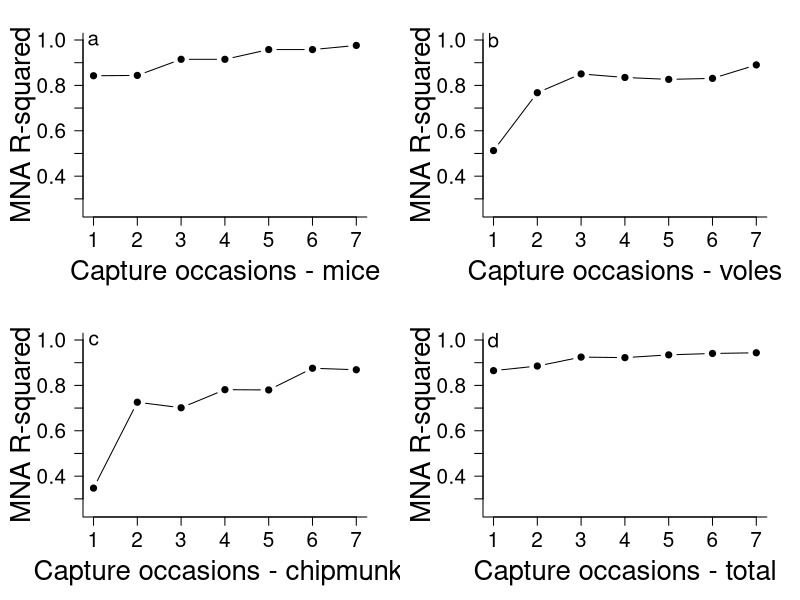
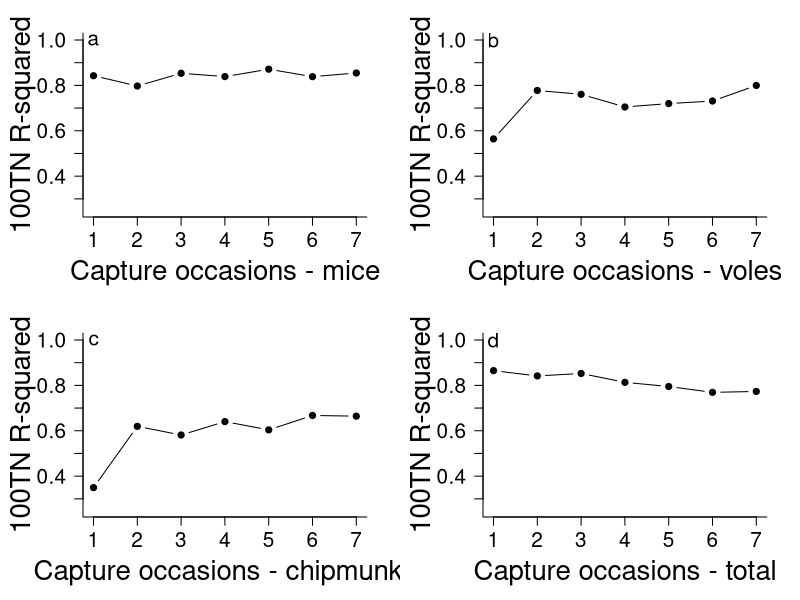
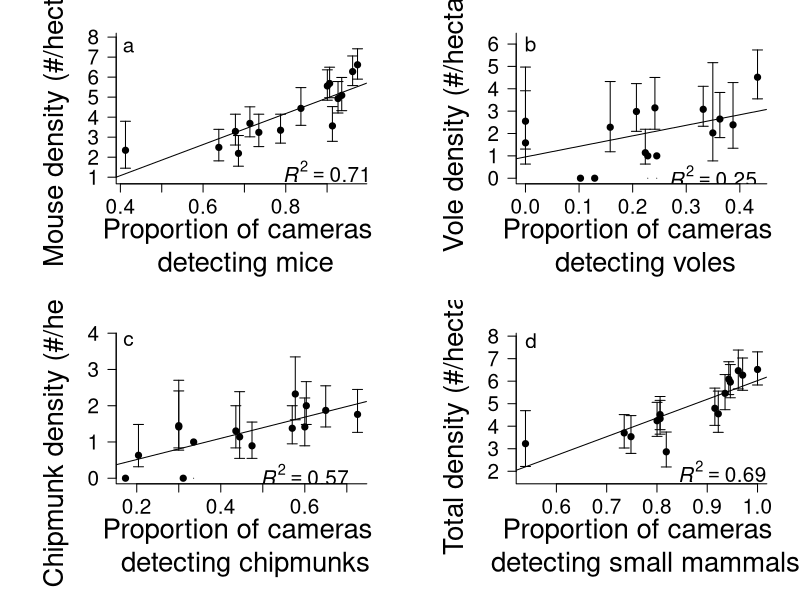
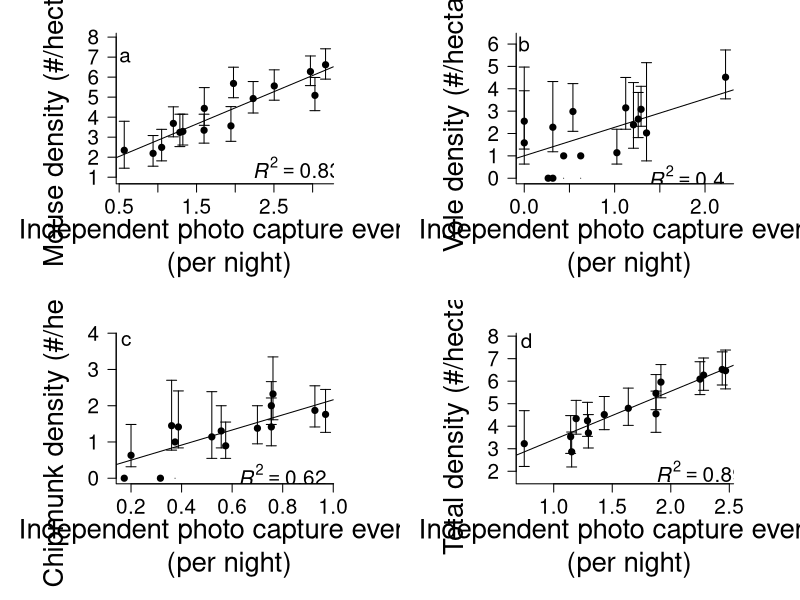
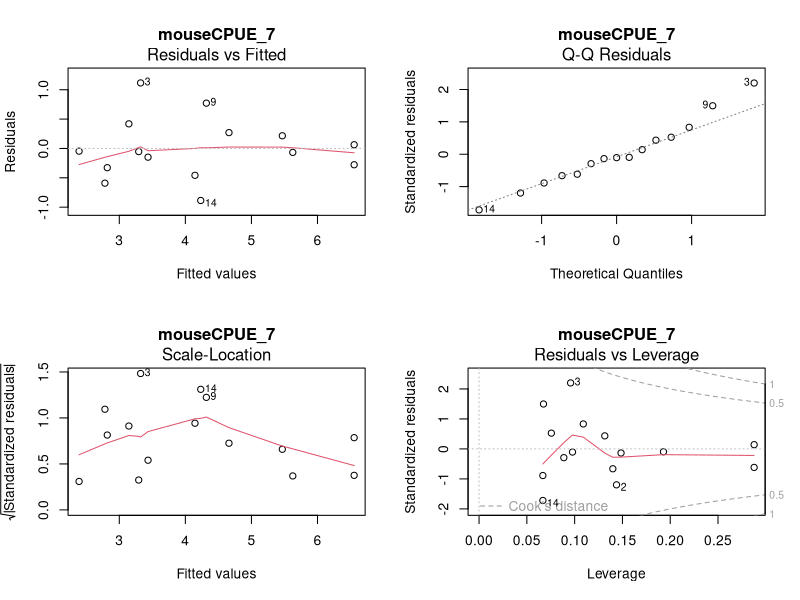
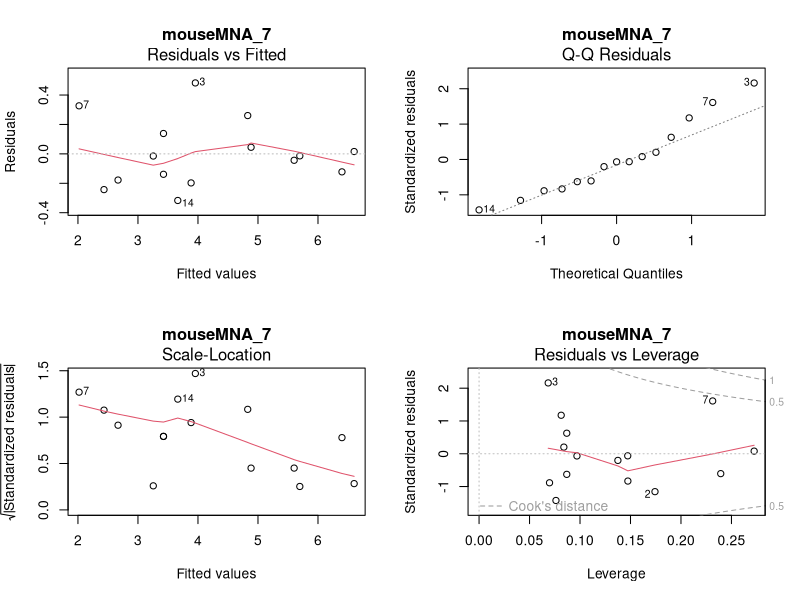
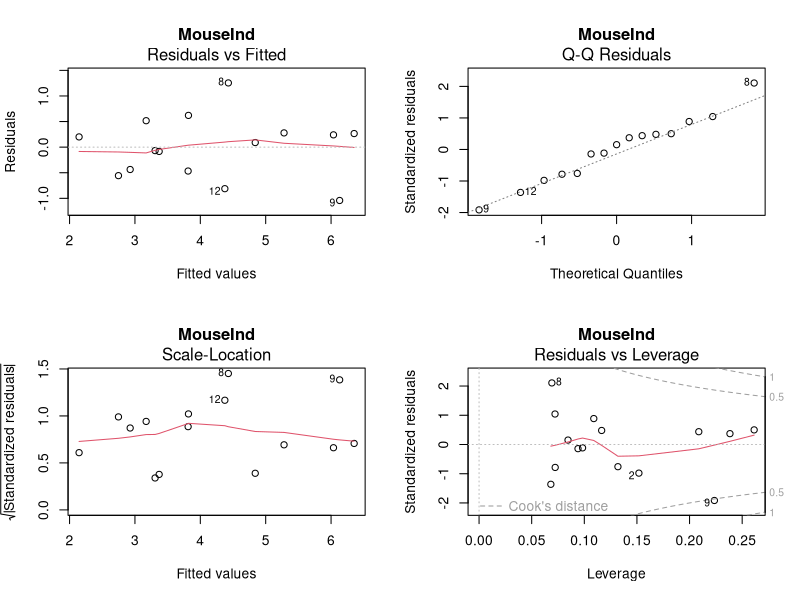
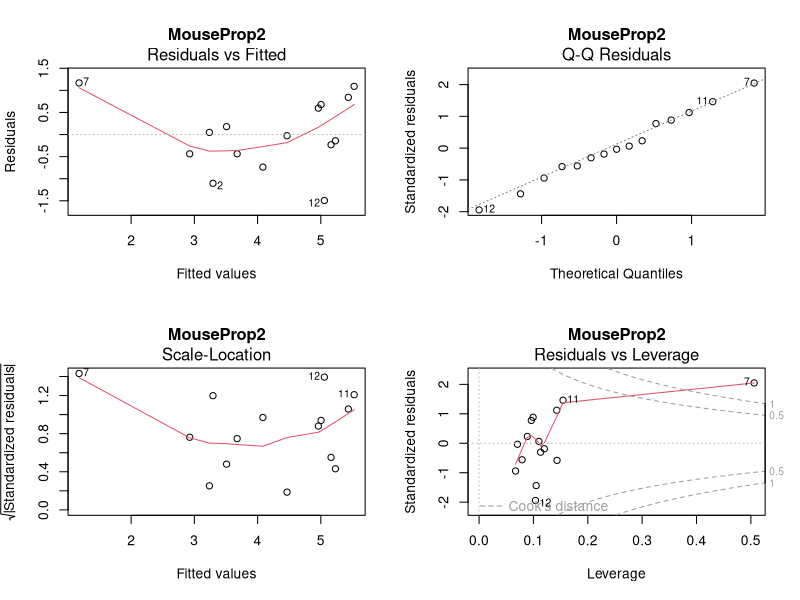

These charts were generated, in order, by the following R code:
setwd("C:/Users/A02323599/Dropbox/SmMammal/cam sites only")

indexdat<-read.csv("DensityData.csv")
head(indexdat)

# alldat<-merge(newdat,indexdat,by="Site")
# head(alldat)


srdat<-sqrt(indexdat[,-c(1,2,4,8,12,16,83:89)])
srdat[is.na(srdat)]<-0
head(srdat)
newsrdat<-cbind(indexdat[,2],srdat,indexdat[,c(83:89)])
head(newsrdat)

analyze <- function (model){
  print(summary(model))
  plot(model)
}

analyze2 <- function (model){
  print(summary(model))
  # plot(model$model[,1]~model$model[,2])
  # x <- seq(min(model$model[,2]),max(model$model[,2]),0.01)
  # newdat<-data.frame(x)
  # print(newdat)
  # colnames(newdat)<-colnames(model$model[2])
  # abline(model)
  # points(x,predict(model,newdata=newdat))
  plot(model, main = colnames(model$model)[2])
}


mouselm1 <- lm(mouse_den~mouseCPUE_7,data=newsrdat)
mouselm2 <- lm(mouse_den~mouseMNA_7,data=newsrdat)
mouselm3 <- lm(mouse_den~MouseInd,data=newsrdat)
mouselm4 <- lm(mouse_den~MouseProp2,data=newsrdat)

volelm1 <- lm(vole_den~voleCPUE_7,data=newsrdat)
volelm2 <- lm(vole_den[-c(7,11)]~voleMNA_7[-c(7,11)],data=newsrdat)
volelm3 <- lm(vole_den~VoleInd,data=newsrdat)
volelm4 <- lm(vole_den~VoleProp2,data=newsrdat)

chiplm1 <- lm(chip_den~chipCPUE_7,data=newsrdat)
chiplm2 <- lm(chip_den[-c(9)]~chipMNA_7[-c(9)],data=newsrdat)
chiplm3 <- lm(chip_den~ChipInd,data=newsrdat)
chiplm4 <- lm(chip_den~ChipProp2,data=newsrdat)

totlm1 <- lm(total_den~totCPUE_7,data=newsrdat)
totlm2 <- lm(total_den~totMNA_7,data=newsrdat)
totlm3 <- lm(total_den~TotInd,data=newsrdat)
totlm4 <- lm(total_den~TotProp2,data=newsrdat)

pdf("diagnostics.pdf")
par(mfrow=c(2,2))
analyze2(mouselm1)
analyze2(mouselm2)
analyze2(mouselm3)
analyze2(mouselm4)

analyze2(volelm1)
analyze2(volelm2)
analyze2(volelm3)
analyze2(volelm4)

analyze2(chiplm1)
analyze2(chiplm2)
analyze2(chiplm3)
analyze2(chiplm4)

analyze2(totlm1)
analyze2(totlm2)
analyze2(totlm3)
analyze2(totlm4)

dev.off()


str(summary(mouselm1))
summary(mouselm1)$coefficients[3]
round(c(summary(mouselm1)$coefficients[1],summary(mouselm1)$coefficients[3],
  summary(mouselm1)$coefficients[2],summary(mouselm1)$coefficients[4],
  summary(mouselm1)$r.squared,summary(mouselm1)$coefficients[8]),3)
modlist<-list(mouselm1,mouselm2,mouselm3,mouselm4,volelm1,volelm2,volelm3,volelm4,
           chiplm1,chiplm2,chiplm3,chiplm4,totlm1,totlm2,totlm3,totlm4)
resultstab<-matrix(round(c(summary(modlist[[1]])$coefficients[1],confint(modlist[[1]])[1],confint(modlist[[1]])[3],
                                    summary(modlist[[1]])$coefficients[2],confint(modlist[[1]])[2],confint(modlist[[1]])[4],
                                    summary(modlist[[1]])$r.squared,summary(modlist[[1]])$coefficients[8]),3)
                                    ,nrow=16,ncol=8,byrow = T)
modnames<-list(names(modlist[[1]]$model[2]))
for(i in 2:length(modlist)){
  resultstab[i,]<-(round(c(summary(modlist[[i]])$coefficients[1],confint(modlist[[i]])[1],confint(modlist[[i]])[3],
                           summary(modlist[[i]])$coefficients[2],confint(modlist[[i]])[2],confint(modlist[[i]])[4],
                           summary(modlist[[i]])$r.squared,summary(modlist[[i]])$coefficients[8]),3))
  modnames[[i]]<-names(modlist[[i]]$model[2])
}
resultstab<-as.data.frame(resultstab)
colnames(resultstab)<-c("Intercept","Lower","Upper","Slope","Lower","Upper","R2","p")
resultstab$model<-unlist(modnames)
resultstab

write.csv(resultstab,file="RegressionresultsCI.csv")

####MNA####

ylabels<-c("Minimum mice alive after \n 1 caputre event",
           "Minimum mice alive after \n 2 caputre events",
           "Minimum mice alive after \n 3 caputre events",
           "Minimum mice alive after \n 4 caputre events",
           "Minimum mice alive after \n 5 caputre events",
           "Minimum mice alive after \n 6 caputre events",
           "Minimum mice alive after \n 7 caputre events")

micemna <-with(newsrdat,as.data.frame(cbind(mouseMNA_1,mouseMNA_2,mouseMNA_3,mouseMNA_4,mouseMNA_5,mouseMNA_6,mouseMNA_7)))

pdf("MouseMNA.pdf")
lmMTI<-list()
mousemna.rsquared<-vector(length=7)
par(mar=c(5,7,2,2))
for(i in 1:length(micemna)){
  plot(newsrdat$mouse_den,micemna[,i],xlab="Mouse density (#/hectare)",ylab="",cex.lab=1.75,cex.axis=1.25,bty="l",pch=19)
  title(ylab=ylabels[i],cex.lab=1.75)
  lmMTI[[i]]<-summary(lm(newsrdat$mouse_den~micemna[,i]))
  # abline(lmMTI)
  mousemna.rsquared[i]<-lmMTI[[i]]$r.squared
}
dev.off()

ylabels<-c("Minimum voles alive after \n 1 caputre event",
           "Minimum voles alive after \n 2 caputre events",
           "Minimum voles alive after \n 3 caputre events",
           "Minimum voles alive after \n 4 caputre events",
           "Minimum voles alive after \n 5 caputre events",
           "Minimum voles alive after \n 6 caputre events",
           "Minimum voles alive after \n 7 caputre events")

volesmna <-with(newsrdat,as.data.frame(cbind(voleMNA_1,voleMNA_2,voleMNA_3,voleMNA_4,voleMNA_5,voleMNA_6,voleMNA_7)))

pdf("VoleMNA.pdf")
lmVTI<-list()
volemna.rsquared<-vector(length=7)
par(mar=c(5,7,2,2))
for(i in 1:length(volesmna)){
  plot(newsrdat$vole_den[-c(7,11)],volesmna[,i][-c(7,11)],xlab="Vole density (#/hectare)",ylab="",cex.lab=1.75,cex.axis=1.25,bty="l",pch=19)
  title(ylab=ylabels[i],cex.lab=1.75)
  lmVTI[[i]]<-summary(lm(newsrdat$vole_den[-c(7,11)]~volesmna[,i][-c(7,11)]))
  # abline(lmMTI)
  volemna.rsquared[i]<-lmVTI[[i]]$r.squared
}
dev.off()

ylabels<-c("Minimum chipmunks alive after \n 1 caputre event",
           "Minimum chipmunks alive after \n 2 caputre events",
           "Minimum chipmunks alive after \n 3 caputre events",
           "Minimum chipmunks alive after \n 4 caputre events",
           "Minimum chipmunks alive after \n 5 caputre events",
           "Minimum chipmunks alive after \n 6 caputre events",
           "Minimum chipmunks alive after \n 7 caputre events")

chipmna <-with(newsrdat,as.data.frame(cbind(chipMNA_1,chipMNA_2,chipMNA_3,chipMNA_4,chipMNA_5,chipMNA_6,chipMNA_7)))

pdf("chipMNA.pdf")
lmCTI<-list()
chipmna.rsquared<-vector(length=7)
par(mar=c(5,7,2,2))
for(i in 1:length(chipmna)){
  plot(newsrdat$chip_den[-9],chipmna[,i][-9],xlab="Chipmunk density (#/hectare)",ylab="",cex.lab=1.75,cex.axis=1.25,bty="l",pch=19)
  title(ylab=ylabels[i],cex.lab=1.75)
  lmCTI[[i]]<-summary(lm(newsrdat$chip_den[-9]~chipmna[,i][-9]))
  # abline(lmMTI)
  chipmna.rsquared[i]<-lmCTI[[i]]$r.squared
}
dev.off()

ylabels<-c("Minimum total alive after \n 1 caputre event",
           "Minimum total alive after \n 2 caputre events",
           "Minimum total alive after \n 3 caputre events",
           "Minimum total alive after \n 4 caputre events",
           "Minimum total alive after \n 5 caputre events",
           "Minimum total alive after \n 6 caputre events",
           "Minimum total alive after \n 7 caputre events")

totalmna <-with(newsrdat,as.data.frame(cbind(totMNA_1,totMNA_2,totMNA_3,totMNA_4,totMNA_5,totMNA_6,totMNA_7)))

pdf("TotalMNA.pdf")
lmTTI<-list()
totalmna.rsquared<-vector(length=7)
par(mar=c(5,7,2,2))
for(i in 1:length(totalmna)){
  plot(newsrdat$total_den,totalmna[,i],xlab="Total density (#/hectare)",ylab="",cex.lab=1.75,cex.axis=1.25,bty="l",pch=19)
  title(ylab=ylabels[i],cex.lab=1.75)
  lmTTI[[i]]<-summary(lm(newsrdat$total_den~totalmna[,i]))
  # abline(lmMTI)
  totalmna.rsquared[i]<-lmTTI[[i]]$r.squared
}
dev.off()
mousemna.rsquared
volemna.rsquared
chipmna.rsquared
totalmna.rsquared


####MNA Pub Figure####

par(mar=c(5,5,2,2))
par(mfrow=(c(2,2)))
plot(1:7,mousemna.rsquared,type = "b",xlab="Capture occasions - mice",ylab="MNA R-squared",cex.lab=2,cex.axis=1.5,ylim=c(0.25,1),bty="l",yaxt="n",pch=19)
text(x=1,y=1,labels = "a",cex=1.5)
axis(side=2,at=c(0.3,0.4,0.5,0.6,0.7,0.8,0.9,1.0),labels=c('',"0.4",'','0.6','','0.8','','1.0'),cex.axis=1.5,las=2)
plot(1:7,volemna.rsquared,type = "b",xlab="Capture occasions - voles",ylab="MNA R-squared",cex.lab=2,cex.axis=1.5,ylim=c(0.25,1),bty="l",yaxt="n",pch=19)
text(x=1,y=1,labels = "b",cex=1.5)
axis(side=2,at=c(0.3,0.4,0.5,0.6,0.7,0.8,0.9,1.0),labels=c('',"0.4",'','0.6','','0.8','','1.0'),cex.axis=1.5,las=2)
plot(1:7,chipmna.rsquared,type = "b",xlab="Capture occasions - chipmunks",ylab="MNA R-squared",cex.lab=2,cex.axis=1.5,ylim=c(0.25,1),bty="l",yaxt="n",pch=19)
text(x=1,y=1,labels = "c",cex=1.5)
axis(side=2,at=c(0.3,0.4,0.5,0.6,0.7,0.8,0.9,1.0),labels=c('',"0.4",'','0.6','','0.8','','1.0'),cex.axis=1.5,las=2)
plot(1:7,totalmna.rsquared,type = "b",xlab="Capture occasions - total",ylab="MNA R-squared",cex.lab=2,cex.axis=1.5,ylim=c(0.25,1),bty="l",yaxt="n",pch=19)
text(x=1,y=1,labels = "d",cex=1.5)
axis(side=2,at=c(0.3,0.4,0.5,0.6,0.7,0.8,0.9,1.0),labels=c('',"0.4",'','0.6','','0.8','','1.0'),cex.axis=1.5,las=2)



####CPUE####

ylabels<-c("Mouse captures per 100 trap nights \n in 1 caputre event",
           "Mouse captures per 100 trap nights \n in 2 caputre events",
           "Mouse captures per 100 trap nights \n in 3 caputre events",
           "Mouse captures per 100 trap nights \n in 4 caputre events",
           "Mouse captures per 100 trap nights \n in 5 caputre events",
           "Mouse captures per 100 trap nights \n in 6 caputre events",
           "Mouse captures per 100 trap nights \n in 7 caputre events")

micecpue <-with(newsrdat,as.data.frame(cbind(mouseCPUE_1,mouseCPUE_2,mouseCPUE_3,mouseCPUE_4,mouseCPUE_5,mouseCPUE_6,mouseCPUE_7)))
nightscpue <- with(newsrdat,as.data.frame(cbind(nights_1,nights_2,nights_3,nights_4,nights_5,nights_6,nights_7)))

pdf("Mouse100.pdf")
Mouse100n.rsquared<-vector(length=7)
par(mar=c(5,7,2,2))
for(i in 1:length(micecpue)){
  plot(newsrdat$mouse_den,I(micecpue[,i]/nightscpue[,i]),ylab="",xlab="Mouse density (#/hectare)",
       cex.lab=1.75,cex.axis=1.25,bty="l",pch=19)
  title(ylab=ylabels[i],cex.lab=1.75)
  lmMTN<-lm(newsrdat$mouse_den~I(micecpue[,i]/nightscpue[,i]))
  # abline(lmMTN)
  Mouse100n.rsquared[i]<-summary(lmMTN)$r.squared
}
dev.off()

ylabels<-c("Vole captures per 100 trap nights \n in 1 caputre event",
           "Vole captures per 100 trap nights \n in 2 caputre events",
           "Vole captures per 100 trap nights \n in 3 caputre events",
           "Vole captures per 100 trap nights \n in 4 caputre events",
           "Vole captures per 100 trap nights \n in 5 caputre events",
           "Vole captures per 100 trap nights \n in 6 caputre events",
           "Vole captures per 100 trap nights \n in 7 caputre events")

volecpue <-with(newsrdat,as.data.frame(cbind(voleCPUE_1,voleCPUE_2,voleCPUE_3,voleCPUE_4,voleCPUE_5,voleCPUE_6,voleCPUE_7)))
nightscpue <- with(newsrdat,as.data.frame(cbind(nights_1,nights_2,nights_3,nights_4,nights_5,nights_6,nights_7)))

pdf("Vole100.pdf")
Vole100n.rsquared<-vector(length=7)
par(mar=c(5,7,2,2))
for(i in 1:length(volecpue)){
  plot(newsrdat$vole_den,I(volecpue[,i]/nightscpue[,i]),ylab="",xlab="Vole density (#/hectare)",
       cex.lab=1.75,cex.axis=1.25,bty="l",pch=19)
  title(ylab=ylabels[i],cex.lab=1.75)
  lmVTN<-lm(newsrdat$vole_den~I(volecpue[,i]/nightscpue[,i]))
  # abline(lmMTN)
  Vole100n.rsquared[i]<-summary(lmVTN)$r.squared
}
dev.off()

ylabels<-c("Chipmunk captures per 100 trap nights \n in 1 caputre event",
           "Chipmunk captures per 100 trap nights \n in 2 caputre events",
           "Chipmunk captures per 100 trap nights \n in 3 caputre events",
           "Chipmunk captures per 100 trap nights \n in 4 caputre events",
           "Chipmunk captures per 100 trap nights \n in 5 caputre events",
           "Chipmunk captures per 100 trap nights \n in 6 caputre events",
           "Chipmunk captures per 100 trap nights \n in 7 caputre events")

chipcpue <-with(newsrdat,as.data.frame(cbind(chipCPUE_1,chipCPUE_2,chipCPUE_3,chipCPUE_4,chipCPUE_5,chipCPUE_6,chipCPUE_7)))
nightscpue <- with(newsrdat,as.data.frame(cbind(nights_1,nights_2,nights_3,nights_4,nights_5,nights_6,nights_7)))

pdf("Chip100.pdf")
Chip100n.rsquared<-vector(length=7)
par(mar=c(5,7,2,2))
for(i in 1:length(chipcpue)){
  plot(newsrdat$chip_den,I(chipcpue[,i]/nightscpue[,i]),ylab="",xlab="Chipmunk density (#/hectare)",
       cex.lab=1.75,cex.axis=1.25,bty="l",pch=19)
  title(ylab=ylabels[i],cex.lab=1.75)
  lmCTN<-lm(newsrdat$chip_den~I(chipcpue[,i]/nightscpue[,i]))
  # abline(lmCTN)
  Chip100n.rsquared[i]<-summary(lmCTN)$r.squared
}
dev.off()

ylabels<-c("Total captures per 100 trap nights \n in 1 caputre event",
           "Total captures per 100 trap nights \n in 2 caputre events",
           "Total captures per 100 trap nights \n in 3 caputre events",
           "Total captures per 100 trap nights \n in 4 caputre events",
           "Total captures per 100 trap nights \n in 5 caputre events",
           "Total captures per 100 trap nights \n in 6 caputre events",
           "Total captures per 100 trap nights \n in 7 caputre events")

totalcpue <-with(newsrdat,as.data.frame(cbind(totCPUE_1,totCPUE_2,totCPUE_3,totCPUE_4,totCPUE_5,totCPUE_6,totCPUE_7)))
nightscpue <- with(newsrdat,as.data.frame(cbind(nights_1,nights_2,nights_3,nights_4,nights_5,nights_6,nights_7)))

pdf("Total100.pdf")
Total100n.rsquared<-vector(length=7)
par(mar=c(5,7,2,2))
for(i in 1:length(totalcpue)){
  plot(newsrdat$total_den,I(totalcpue[,i]/nightscpue[,i]),ylab="",xlab="Total density (#/hectare)",
       cex.lab=1.75,cex.axis=1.25,bty="l",pch=19)
  title(ylab=ylabels[i],cex.lab=1.75)
  lmTTN<-lm(newsrdat$total_den~I(totalcpue[,i]/nightscpue[,i]))
  # abline(lmMTN)
  Total100n.rsquared[i]<-summary(lmTTN)$r.squared
}
dev.off()


Mouse100n.rsquared
Vole100n.rsquared
Chip100n.rsquared
Total100n.rsquared


####CPUE Pub Figure####
par(mar=c(5,5,2,2))
par(mfrow=c(2,2))
plot(1:7,Mouse100n.rsquared,type = "b",lwd=1,xlab="Capture occasions - mice",ylab="100TN R-squared",
     cex.lab=2,cex.axis=1.5,ylim=c(0.25,1),bty="l",yaxt="n",pch=19)
text(x=1,y=1,labels="a",cex=1.5)
axis(side=2,at=c(0.3,0.4,0.5,0.6,0.7,0.8,0.9,1.0),labels=c('',"0.4",'','0.6','','0.8','','1.0'),cex.axis=1.5,las=2)

plot(1:7,Vole100n.rsquared,type = "b",lwd=1,xlab="Capture occasions - voles",ylab="100TN R-squared",
     cex.lab=2,cex.axis=1.5,ylim=c(0.25,1),bty="l",yaxt="n",pch=19)
text(x=1,y=1,labels="b",cex=1.5)
axis(side=2,at=c(0.3,0.4,0.5,0.6,0.7,0.8,0.9,1.0),labels=c('',"0.4",'','0.6','','0.8','','1.0'),cex.axis=1.5,las=2)
plot(1:7,Chip100n.rsquared,type = "b",lwd=1,xlab="Capture occasions - chipmunks",ylab="100TN R-squared",
     cex.lab=2,cex.axis=1.5,ylim=c(0.25,1),bty="l",yaxt="n",pch=19)
text(x=1,y=1,labels="c",cex=1.5)
axis(side=2,at=c(0.3,0.4,0.5,0.6,0.7,0.8,0.9,1.0),labels=c('',"0.4",'','0.6','','0.8','','1.0'),cex.axis=1.5,las=2)
plot(1:7,Total100n.rsquared,type = "b",lwd=1,xlab="Capture occasions - total",ylab="100TN R-squared",
     cex.lab=2,cex.axis=1.5,ylim=c(0.25,1),bty="l",yaxt="n",pch=19)
text(x=1,y=1,labels="d",cex=1.5)
axis(side=2,at=c(0.3,0.4,0.5,0.6,0.7,0.8,0.9,1.0),labels=c('',"0.4",'','0.6','','0.8','','1.0'),cex.axis=1.5,las=2)

####PROP DET PUB Figure####

par(mar=c(7,7,2,2))
par(mfrow=c(2,2))
plot(newsrdat$MouseProp2,newsrdat$mouse_den,pch=19,cex.lab=2,cex.axis=1.5,bty="l",yaxt = "n",
     xlab="",ylab="Mouse density (#/hectare)",ylim = c(min(newsrdat$mouse_low)-0.5,max(newsrdat$mouse_up)+0.5))
axis(side = 2,at=1:8,labels = c("1","2","3","4","5","6","7","8"),cex.axis=1.5,las=2)
arrows(x0 = newsrdat$MouseProp2,y0=newsrdat$mouse_low,x1=newsrdat$MouseProp2,y1=newsrdat$mouse_up,angle = 90,length = 0.05,code=3)
title(xlab="Proportion of cameras \n detecting mice",cex.lab=2,cex.axis=1.5,line=4.5)
abline(lm(newsrdat$mouse_den~newsrdat$MouseProp2))
text(x=0.42,y=7.5,labels = "a",cex=1.5)
r2<-round(summary(lm(newsrdat$mouse_den~newsrdat$MouseProp2))$r.squared,2)
mylabel<-bquote(italic(R)^2 == .(format(r2,digits=2)))
text(x=0.9,y=1.3,labels=mylabel,font=2,cex=1.5)

plot(newsrdat$VoleProp2,newsrdat$vole_den,pch=19,cex.lab=2,cex.axis=1.5,bty="l",yaxt = "n",
     xlab="",ylab="Vole density (#/hectare)",ylim = c(0,max(newsrdat$vole_up)+0.5))
axis(side = 2,at=0:6,labels = c("0","1","2","3","4","5","6"),cex.axis=1.5,las=2)
arrows(x0 = newsrdat$VoleProp2,y0=newsrdat$vole_low,x1=newsrdat$VoleProp2,y1=newsrdat$vole_up,angle = 90,length = 0.05,code=3)
title(xlab="Proportion of cameras \n detecting voles",cex.lab=2,cex.axis=1.5,line=4.5)
abline(lm(newsrdat$vole_den~newsrdat$VoleProp2))
text(x=0.01,y=6,labels = "b",cex=1.5)
r2<-round(summary(lm(newsrdat$vole_den~newsrdat$VoleProp2))$r.squared,2)
mylabel<-bquote(italic(R)^2 == .(format(r2,digits=2)))
text(x=0.35,y=0.1,labels=mylabel,font=2,cex=1.5)

plot(newsrdat$ChipProp2,newsrdat$chip_den,pch=19,cex.lab=2,cex.axis=1.5,bty="l",yaxt = "n",
     xlab="",ylab="Chipmunk density (#/hectare)",ylim = c(0,max(newsrdat$chip_up)+0.5))
axis(side = 2,at=0:4,labels = c("0","1","2","3","4"),cex.axis=1.5,las=2)
arrows(x0 = newsrdat$ChipProp2,y0=newsrdat$chip_low,x1=newsrdat$ChipProp2,y1=newsrdat$chip_up,angle = 90,length = 0.05,code=3)
title(xlab="Proportion of cameras \n detecting chipmunks",cex.lab=2,cex.axis=1.5,line=4.5)
abline(lm(newsrdat$chip_den~newsrdat$ChipProp2))
text(x=0.18,y=3.8,labels = "c",cex=1.5)
r2<-round(summary(lm(newsrdat$chip_den~newsrdat$ChipProp2))$r.squared,2)
mylabel<-bquote(italic(R)^2 == .(format(r2,digits=2)))
text(x=0.6,y=0.1,labels=mylabel,font=2,cex=1.5)

plot(newsrdat$TotProp2,newsrdat$total_den,pch=19,cex.lab=2,cex.axis=1.5,bty="l",yaxt = "n",
     xlab="",ylab="Total density (#/hectare)",ylim = c(min(newsrdat$total_low)-0.5,max(newsrdat$total_up)+0.5))
axis(side = 2,at=2:8,labels = c("2","3","4","5","6","7","8"),cex.axis=1.5,las=2)
arrows(x0 = newsrdat$TotProp2,y0=newsrdat$total_low,x1=newsrdat$TotProp2,y1=newsrdat$total_up,angle = 90,length = 0.05,code=3)
title(xlab="Proportion of cameras \n detecting small mammals",cex.lab=2,cex.axis=1.5,line=4.5)
abline(lm(newsrdat$total_den~newsrdat$TotProp2))
text(x=0.55,y=7.8,labels = "d",cex=1.5)
r2<-round(summary(lm(newsrdat$total_den~newsrdat$TotProp2))$r.squared,2)
mylabel<-bquote(italic(R)^2 == .(format(r2,digits=2)))
text(x=0.93,y=2.0,labels=mylabel,font=2,cex=1.5)



####Ind Det Pub Figures####

par(mar=c(7,7,2,4))
par(mfrow=c(2,2))
plot(newsrdat$MouseInd,newsrdat$mouse_den, ylab = "Mouse density (#/hectare)"  , xlab = "",yaxt="n",
     pty = "s",bty="l",cex.lab=2,cex.axis=1.5,pch=19,ylim=c(min(newsrdat$mouse_low)-0.5,max(newsrdat$mouse_up)+0.5))
axis(side = 2,at=1:8,labels = c("1","2","3","4","5","6","7","8"),cex.axis=1.5,las=2)
title(xlab="Independent photo capture events\n (per night)",cex.lab=2,cex.axis=1.5,line=4.5)
abline(lm(newsrdat$mouse_den~newsrdat$MouseInd))
arrows(x0 = newsrdat$MouseInd,y0=newsrdat$mouse_low,x1=newsrdat$MouseInd,y1=newsrdat$mouse_up,angle = 90,length = 0.05,code=3)
text(x=0.58,y=7,labels = "a",cex=1.5)
r2<-round(summary(lm(newsrdat$mouse_den~newsrdat$MouseInd))$r.squared,2)
mylabel<-bquote(italic(R)^2 == .(format(r2,digits=2)))
text(x=2.8,y=1.5,labels=mylabel,font=2,cex=1.5)

plot(newsrdat$VoleInd,newsrdat$vole_den, ylab = "Vole density (#/hectare)"  , xlab = "",yaxt="n",
     pty = "s",bty="l",cex.lab=2,cex.axis=1.5,pch=19,ylim=c(0,max(newsrdat$vole_up)+0.5))
title(xlab="Independent photo capture events\n (per night)",cex.lab=2,cex.axis=1.5,line=4.5)
axis(side = 2,at=0:6,labels = c("0","1","2","3","4","5","6"),cex.axis=1.5,las=2)
abline(lm(newsrdat$vole_den~newsrdat$VoleInd))
arrows(x0 = newsrdat$VoleInd,y0=newsrdat$vole_low,x1=newsrdat$VoleInd,y1=newsrdat$vole_up,angle = 90,length = 0.05,code=3)
text(x=0.0,y=6,labels = "b",cex=1.5)
r2<-round(summary(lm(newsrdat$vole_den~newsrdat$VoleInd))$r.squared,2)
mylabel<-bquote(italic(R)^2 == .(format(r2,digits=2)))
text(x=1.8,y=0.1,labels=mylabel,font=2,cex=1.5)

plot(newsrdat$ChipInd,newsrdat$chip_den, ylab = "Chipmunk density (#/hectare)"  , xlab = "",yaxt="n",
     pty = "s",bty="l",cex.lab=2,cex.axis=1.5,pch=19,ylim=c(0,max(newsrdat$chip_up)+0.5) )
title(xlab="Independent photo capture events\n (per night)",cex.lab=2,cex.axis=1.5,line=4.5)
abline(lm(newsrdat$chip_den~newsrdat$ChipInd))
axis(side = 2,at=0:4,labels = c("0","1","2","3","4"),cex.axis=1.5,las=2)
arrows(x0 = newsrdat$ChipInd,y0=newsrdat$chip_low,x1=newsrdat$ChipInd,y1=newsrdat$chip_up,angle = 90,length = 0.05,code=3)
text(x=0.18,y=3.8,labels = "c",cex=1.5)
r2<-round(summary(lm(newsrdat$chip_den~newsrdat$ChipInd))$r.squared,2)
mylabel<-bquote(italic(R)^2 == .(format(r2,digits=2)))
text(x=0.8,y=0.1,labels=mylabel,font=2,cex=1.5)


plot(newsrdat$TotInd,newsrdat$total_den, ylab = "Total density (#/hectare)"  , xlab = "",yaxt="n",
     pty = "s",bty="l",cex.lab=2,cex.axis=1.5,pch=19,ylim=c(min(newsrdat$total_low)-0.5,max(newsrdat$total_up)+0.5))
axis(side = 2,at=2:8,labels = c("2","3","4","5","6","7","8"),cex.axis=1.5,las=2)
arrows(x0 = newsrdat$TotInd,y0=newsrdat$total_low,x1=newsrdat$TotInd,y1=newsrdat$total_up,angle = 90,length = 0.05,code=3)
title(xlab="Independent photo capture events\n (per night)",cex.lab=2,cex.axis=1.5,line=4.5)
abline(lm(newsrdat$total_den~newsrdat$TotInd))
text(x=0.77,y=7.8,labels = "d",cex=1.5)
r2<-round(summary(lm(newsrdat$total_den~newsrdat$TotInd))$r.squared,2)
mylabel<-bquote(italic(R)^2 == .(format(r2,digits=2)))
text(x=2.25,y=2.0,labels=mylabel,font=2,cex=1.5)


